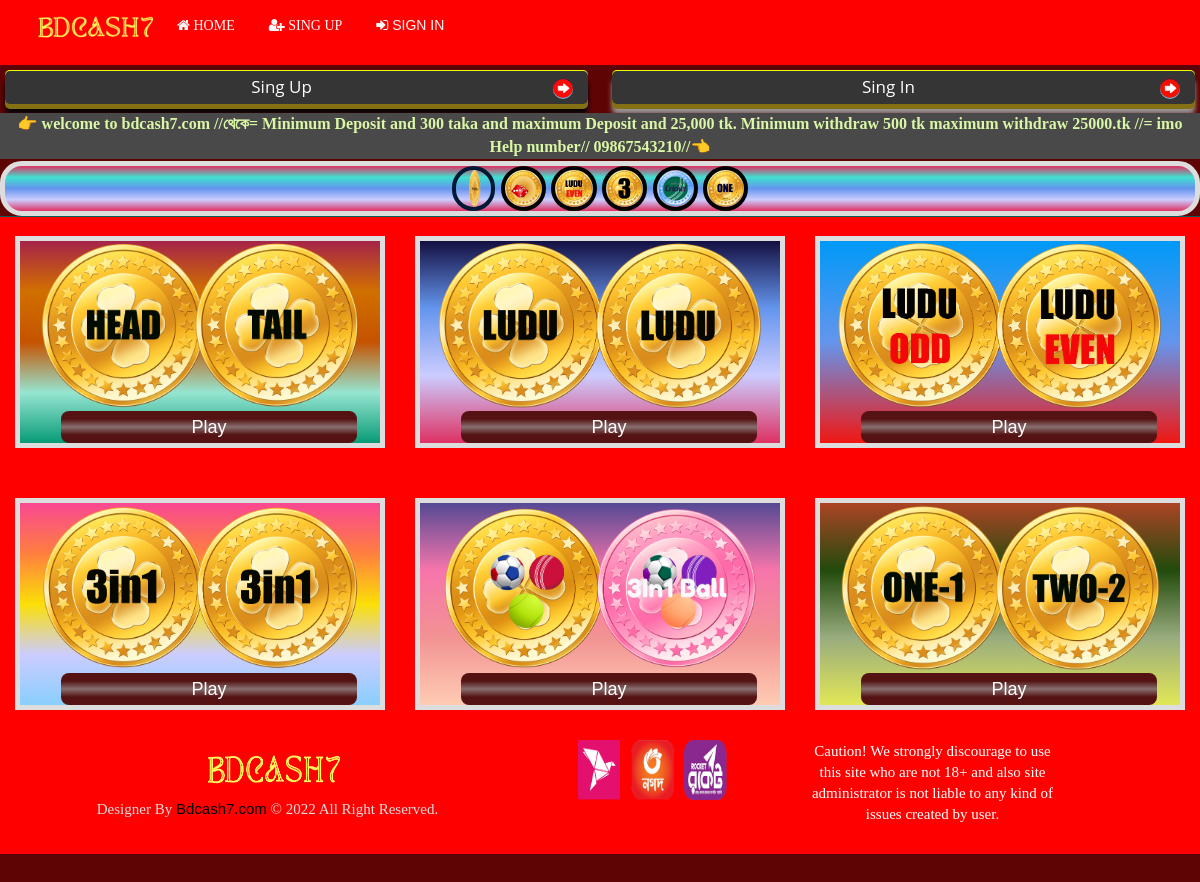
The page / on the database its author committed.
### Website_Setting/models.py (models this page shows)
class website_logo(models.Model):
    class Meta:
        db_table = ''
        managed = True
        verbose_name = 'Website logo'
        verbose_name_plural = 'Website Logo'
    logo = models.ImageField(upload_to ='logo/',validators=[validate_images],verbose_name="Website Logo",help_text=("our recommended size 20 KB MAX"))

class Homepage_animated_line(models.Model):
    class Meta:
        db_table = ''
        managed = True
        verbose_name = 'Animated Line'
        verbose_name_plural = 'Animated Line'
    Animated_line = models.CharField(max_length=500, verbose_name= "Animated Line",help_text=("please enter text which moving in Home page"))

### bdcash7/views.py (the view)
# urls.py: 2. Add a URL to urlpatterns:  path('', views.home, name='home')
def home(request):
    user = request.user
    if request.user.is_anonymous:
        deposite_amount =0.0
    else:
        deposite = transaction.objects.get(username= user)
        deposite_amount =deposite.deposite_amount
    context={
    'marquree' : Homepage_animated_line.objects.all(),
    'logo': website_logo.objects.all(),
    'deposite_amount' : deposite_amount
    }
    return render(request,"index.html",context)

### templates/index.html (shortened to what this page needs)
{% include 'homepage_header.html' %}
<div class="">
  <section class="callaction " style="border-bottom: 0px solid #5F5F5F;">
    <div class="content-container mx-auto  p-0 container "style="width:100%;">
      <div class="">
        <div class="col-xl-12 col-lg-12 col-md-12 col-sm-12 col-xs-12  pl-0 pr-0 ">
          <div>
            <div>
              <div class="abc">
                <div class="list-group" style="margin:0;">
                  <marquee direction=left style="background: #494949 !important; color:#DAF7A6;" class="mrq" scrolldelay="90" scrollamount="3" behavior="scroll" loop="0" onmouseover="this.stop()"
                  onmouseout="this.start()">
                    <p class="scrool-msg" style="margin: 2px;"><strong>{% for i in marquree %}{{i.Animated_line}}{% endfor %}</strong> </p>
                  </marquee>
                </div>
              </div>
            </div>
          </div>
        </div>
      </div>
    </div>
  </section>
</div>
<div style="background: linear-gradient(#DE3163,#40E0D0,#6495ED,#CCF,#DE3163) !important;border: 5px #dddddd solid;text-align: center;border-radius: 22px;">
<a style="margin-left:0px;" href="game1">	<img style="height:45px;border:4px #011934 solid;border-radius:30px;" src="/static/images/coin.gif"></a>
<a style="margin-left:2px;" href="game2"><img style="height:45px;border:4px #000 solid;border-radius:30px;" src="/static/images/ludo.gif"></a>
<a style="margin-left:2px;" href="game3"><img style="height:45px;border:4px #000 solid;border-radius:30px;" src="/static/images/luduodd-even.gif"></a>
<a style="margin-left:2px;" href="game4"><img style="height:45px;border:4px #000 solid;border-radius:30px;" src="/static/images/onetwothree.gif"></a>
<a style="margin-left:2px;" href="game5"><img style="height:45px;border:4px #000 solid;border-radius:30px;" src="/static/all/threeinoneball.gif"></a>
<a style="margin-left:2px;" href="game6"><img style="height:45px;border:4px #000 solid;border-radius:30px;" src="/static/images/onetwo.gif"></a>
 </div>
		<div class="col-lg-4 col-md-4 mb-4">
			<div class="card h-100" style="margin-top: 20px;margin-bottom: 30px;border: 5px solid #dddddd;background: linear-gradient(#A62349,#D07000,#C55300,#96E5D1 , #089b76) !important;">
				<a href="/game1">
					<img class="card-img-top" src="/static/images/headtaili.png"  alt="" style="height: 170px;">
				</a>
				<div class="card-footer">
					<a href="/game1"style="background: linear-gradient(#541212,#541212,#886F6F,#541212,#541212) !important;" class="form-inline float-right btn btn-xl btn-primary">
						Play
					</a>
				</div>
			</div>
		</div>
		<div class="col-lg-4 col-md-4 mb-4">
			<div class="card h-100" style="margin-top: 20px;margin-bottom: 30px;border: 5px solid #dddddd;background: linear-gradient(#140f41,#6495ED,#CCF,#DE3163) !important;">
				<a href="/game2">
					<img class="card-img-top" src="/static/images/ludu1i.png"  alt="" style="height: 170px;">
				</a>
				<div class="card-footer">
					<a href="/game2"style="background: linear-gradient(#541212,#541212,#886F6F,#541212,#541212) !important;" class="form-inline float-right btn btn-xl btn-primary">Play</a>
				</div>
			</div>
		</div>
		<div class="col-lg-4 col-md-4 mb-4">
			<div class="card h-100" style="margin-top: 20px;margin-bottom: 30px;border: 5px solid #dddddd;background: linear-gradient( #0099f7,#6495ED, #f11712) !important;">
				<a href="/game3">
					<img class="card-img-top" src="/static/images/luduoddeveni.png"  alt="" style="height: 170px;">
				<div class="card-footer">
					<a href="/game3"style="background: linear-gradient(#541212,#541212,#886F6F,#541212,#541212) !important;" class="form-inline float-right btn btn-xl btn-primary">Play</a>
				</div>
			</div>
		</div>
		<div class="col-lg-4 col-md-4 mb-4">
			<div class="card h-100" style="margin-top: 20px;margin-bottom: 30px;border: 5px solid #dddddd;background: linear-gradient(#F94892,#FF7F3F,#FBDF07,#CCF,#89CFFD) !important;">
				<a href="/game4">
					<img class="card-img-top" src="/static/images/3in1i.png" alt="" style="height: 170px;">
				</a>
				<div class="card-footer">
					<a href="/game4"style="background: linear-gradient(#541212,#541212,#886F6F,#541212,#541212) !important;" class="form-inline float-right btn btn-xl btn-primary">
						Play
					</a>
				</div>
			</div>
		</div>
		<div class="col-lg-4 col-md-4 mb-4">
			<div class="card h-100" style="margin-top: 20px;margin-bottom: 30px;border: 5px solid #dddddd;background: linear-gradient(#554994,#F675AB,#F29393,#FFCCB3) !important;">
				<a href="/game5">
					<img class="card-img-top" src="/static/images/3in1balli.png"  alt="" style="height: 170px;">
				<div class="card-footer">
					<a href="/game5"style="background: linear-gradient(#541212,#541212,#886F6F,#541212,#541212) !important;" class="form-inline float-right btn btn-xl btn-primary">
						Play
					</a>
				</div>
			</div>
		</div>
		<div class="col-lg-4 col-md-4 mb-4">
			<div class="card h-100" style="margin-top: 20px;margin-bottom: 30px;border: 5px solid #dddddd;background: linear-gradient(#AC4425,#224B0C,#99ac7e,#e2e756) !important;">
				<a href="/game6">
					<img class="card-img-top" src="/static/images/onetwoi.png"  alt="" style="height: 170px;">
				<div class="card-footer">
					<a href="/game6"style="background: linear-gradient(#541212,#541212,#886F6F,#541212,#541212) !important;" class="form-inline float-right btn btn-xl btn-primary">
						Play
					</a>
				</div>
			</div>
		</div>
<footer class="footer-basic-centered ">
  <div class="container">
    <div class="row">
      <div class="col-lg-5">
        {% for i in logo %}
          <a class="" href="/"><img style="width: 150px;height: 60px;margin-left: 10px;" src="/media/{{i.logo}}"></a>
          {% endfor %}
          <p style="font-size: 15px;color: #dcdcdc;" class="footer-company-name">Designer By <a href="index.html" style="color:#000">Bdcash7.com</a> &copy; 2022 All Right Reserved.</p>
      </div>
      <div class="col-lg-3">
                    <a class="" href="#">
                        <img style="width: 150px;height: 60px;margin-left: 10px;" src="/static/images/Payment.png">
                    </a>
                </div>
      <div class="col-lg-3">
        <span class="userAlert" style="color:#fff;"> Caution! We strongly discourage to use this site who are not 18+ and also site administrator is not liable to any kind of issues created by user.</span>
     </div>
   </div>
 </div>
</footer>
</div>

### templates/homepage_header.html (shortened to what this page needs)
<!DOCTYPE html>
<html lang="en">
<head>
  <link rel="stylesheet" href="/static/assets/css/exchangeresponsive.css">
  <link rel="stylesheet" href="/static/assets/css/65responsive.css">
  <link rel="stylesheet" href="/static/assets/css/nice-select.css">
  <link rel="stylesheet" href="/static/assets/css/owl.carousel.min.css">
  <link href="/static/css/bootstrap.min.css" rel="stylesheet" />
  <link rel="stylesheet" href="https://cdnjs.cloudflare.com/ajax/libs/font-awesome/4.7.0/css/font-awesome.css" />
  <link rel="stylesheet" href="/static/css/footer-basic-centered.css">
  <link rel="stylesheet" href="/static/css/headerStyle.css">
  <link rel="stylesheet" href="/static/assets/css/datatable.bootstrap.minf700f700.css?v=1.0.1">
  <link rel="stylesheet" href="/static/assets/css/newStyle.css">
  <link rel="stylesheet" type="text/css" href="/static/assets/css/sports333d53dd53d.css?v=10.4.1">
  <link rel="stylesheet" href="/static/assets/css/datatable.bootstrap.minf700f700.css?v=1.0.1">
  <link rel="stylesheet" href="/static/css/icofont.css">
  <link rel="stylesheet" href="/static/css/owl.carousel.css">
  <link rel="stylesheet" href="/static/css/slidr.css">
  <link rel="stylesheet" href="/static/css/main1.css">
  <link id="preset" rel="stylesheet" href="/static/css/preset2.css">
  <link rel="stylesheet" href="/static/css/responsive.css">
  <link href='/static/css/family%3dUbuntu.css' rel='stylesheet' type='text/css'>
  <link href='/static/css/Signika%2bNegative.css' rel='stylesheet' type='text/css'>
  <link rel="stylesheet" href="/static/css/indexStyle.css">
  <link href="/static/css/Palanquin%26display.css" rel="stylesheet">
  <link href="/static/css/custom.css" rel="stylesheet">
</head>
<body>
  <div id="wrapper">
<header >
  <nav class="navbar navbar-default heading-color" style="background:#FF0000 !important;">
    <div class="container">
      <div class="navbar-header ">
        <div class="headerLogoWrap">
            <div class="logo">
              {% for i in logo %}
              <a class="" href="/"><img style="width: 140px;height: 55px;margin-left: 10px; padding: 5px 5px;" src="/media/{{i.logo}}"></a>
              {% endfor %}
            </div>
          </div>
          </div>
        <div class="collapse navbar-collapse" id="bs-example-navbar-collapse-1">
      <ul class="nav navbar-nav left" style="float:left;">
        {% if user.is_authenticated %}
        <li><a  href="/"><i class="fa fa-home"></i><span> Home</span></a></li>
        <li><a  href="#"><i class="fa fa-bank"></i><span> {{request.user}} [ {{deposite_amount|floatformat:2}} ]</span></a></li>
        <li><a  href="/wallet"><i class="fa fa-briefcase"></i><span> My Wallet</span></a></li>
        <li><a  href="/user_statement"><i class="fa fa-star-o"></i><span> My Statement</span></a></li>
        <li><a  href="#"><i class="fa fa-envelope-o"></i> <span> Messages</span></a></li>
        <li><a href="/logout"><i class="fa fa-sign-out"></i><span> Logout</span></a></li>
        {% else %}
        <li><a  href="/"><i class="fa fa-home"></i><span> Home</span></a></li>
        <li><a  href="#" data-toggle="modal" data-target="#SignUp"><i class="fa fa-user-plus" aria-hidden="true" ></i><span> Sing Up</span></a></li>
        <li><a href="#"  data-toggle="modal" data-target="#SignIn"><i class="fa fa-sign-in"></i> Sign In</a> </li>
        {% endif %}
      </ul>
    </div>
  </div>
</nav>
    <table class="guest" id="content-mobile" style="width:96% ;margin: 0px auto">
      <tbody>
        <div id="container_buttons">
          {% if user.is_authenticated %}
          <div class="b_demo_four" data-toggle="modal" data-target="#deposit">Deposit</div>
          <div class="a_demo_four" >{{deposite_amount|floatformat:2}}</div>
          {% else %}
          <div href="#" class="a_demo_four" data-toggle="modal" data-target="#SignIn">Sing In</div>
          <div href="#" class="b_demo_four" data-toggle="modal" data-target="#SignUp">Sing Up</div>
          {% endif %}
        </div>
      </tbody>
    </table>
  </header>

### static/css/footer-basic-centered.css (style rules this page uses)
.footer-basic-centered { box-shadow: 0 1px 1px 0 rgba(0, 0, 0, 0.12); box-sizing: border-box; width: 100%; text-align: center; font: normal 18px sans-serif; padding: 30px; }
.footer-basic-centered .footer-company-name { color: #fff; font-size: 14px; margin: 0; }
.userAlert { color: #fff; font-size: 15px; }

### static/css/headerStyle.css (style rules this page uses)
body { background-color: #027B5B; }
.form-control, .btn { border-radius: 8px; }
.heading-color { background: #ff0800 !important; border-radius: 0px; border: 0px; border-bottom: 1px solid #939393; margin: 0 !important; }
.callaction { margin-top: -19px; }
@media screen and (min-width: 768px) { #content-mobile { display: none; } }
.headerLogoWrap { display: flex; margin-bottom: 10px }

### static/assets/css/newStyle.css (style rules this page uses)
body { padding-bottom:39px; background:#027B5B }

### static/assets/css/sports333d53dd53d.css (style rules this page uses)
.navbar { padding: 0; }
.card { background: linear-gradient(#0080ff,#40E0D0,#6495ED,#CCF,#DE3163) !important; }

### static/css/main1.css (style rules this page uses)
.nav li { font-family: 'Oswald', sans-serif; font-size: 1.2em; line-height: 40px; height: 40px; border-bottom: 1px solid rgb(255, 253, 253); }
.nav a { text-decoration: none; color: #fff; display: block; transition: .3s background-color; }
@media screen and (min-width: 600px) { .nav li { width: auto; border-bottom: none; height: 50px; line-height: 50px; font-size: 1.4em; text-align: center; } }
@media screen and (min-width: 600px) { .nav li { display: inline-block; margin-right: -4px; } }
html, body { background-color: #5f0404 !important; font-family: 'Ubuntu', sans-serif; font-weight:400; color:#000; overflow-x:hidden; -webkit-font-smoothing: antialiased; }
ul { margin:0; padding:0; list-style:none; }
a { font-family: 'Ubuntu', sans-serif; color: #00a651; }
a, a:hover, a:focus, input:focus { text-decoration:none; outline: none; color:#02743a; }
img { max-width: 100%; }
section { min-width: 100%; position: relative; width: 100%; padding: 5px 0; }
.btn.btn-primary { font-size:18px; font-weight:400; text-transform:capitalize; background-color:#485160; padding:10px 40px 12px; border:0; -webkit-transition: all 0.3s ease-in-out; -moz-transition: all 0.3s ease-in-out; -ms-transition: all 0.3s ease-in-out; -o-transition: all 0.3s ease-in-out; transition: all 0.3s ease-in-out; }
.navbar { margin: 0; }
.nav li a, .navbar-default .navbar-nav>li>a { background-color: transparent; font-weight: 500; font-size: 14px; color: #f7f7f7 ; padding: 15px 12px; text-transform: uppercase; }
input, select, a, .transition, .footer-widget input, .favorites-user small, .feedback input[type="submit"], .select-category li:before, .team-social, .social-widget a, .banner-form input[type="submit"], .category-title, .category-icon img, .ad-meta a i, .category-quantity, .owl-next, .owl-prev, .home-banner .contact-form .form-control, .col-to-action .btn { -webkit-transition: all 500ms; -moz-transition: all 500ms; -ms-transition: all 500ms; -o-transition: all 500ms; transition: all 500ms; }

### static/css/indexStyle.css (style rules this page uses)
* { font-family: 'Verdana'; }
body { background: #027B5B; }
.mrq { color: red; background: #016D5F; border-left: 0px solid #D8AB7D; border-right: 0px solid #D8AB7D; font-size: 16px; border-bottom: 0px solid #9E7143; }
.content-container { margin-left: auto; margin-right: auto; }
.pr-0 { padding-right: 0 !important; }
.pl-0 { padding-left: 0 !important; }
.p-0 { padding: 0 !important; }
.navbar-default { border-bottom: 0px; }

### templates/homepage_header.html (style rules this page uses)
.a_demo_four, .b_demo_four { background: #353535 !important; cursor: pointer; }
.footer-basic-centered { background: #FF0000!important ; border-top: 1px solid #045F5F !important; }

### rows shown on the page
website_logo: logo (picture)
Homepage_animated_line: Animated_line "👉 welcome to bdcash7.com //থেকে= Minimum Deposit and 300 taka and maximum Deposit and 25,000 tk. Minimum withdraw 500 tk maximum withdraw 25000.tk //= imo Help number// 09867543210//👈"
